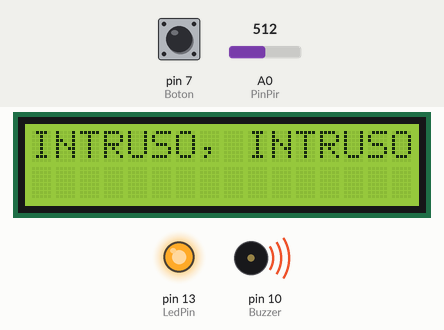
Simulated run of this sketch. Board: Arduino Uno, built with avr-gcc and run on an emulated ATmega328P. Shown: 16×2 character LCD, output pins drawn as LEDs (lit = HIGH), buzzer (waves = sounding, pin HIGH). The inputs (shaded band) are chosen by the test bench; at power-on: pin 7 (Boton) LOW, A0 (PinPir) = 512. What the sketch prints to the serial monitor is not drawn.

Above: at 1.2 s.
1.3 s: pin 7 (Boton) pulled HIGH for 0.15 s
At 2.0 s:
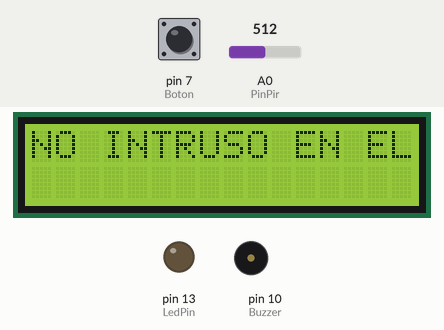
3.8 s: pin 7 (Boton) pulled HIGH for 1 s
At 5.7 s:
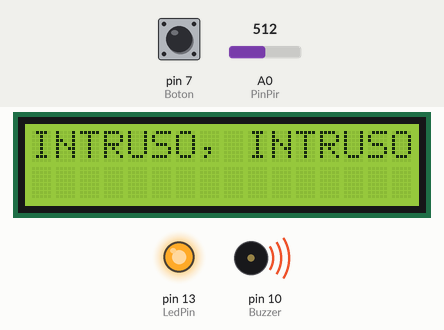
7.8 s: A0 (PinPir) set to 493
Timing chart, 0 to 10.8 s (numbered marks = the images above; inputs shaded):
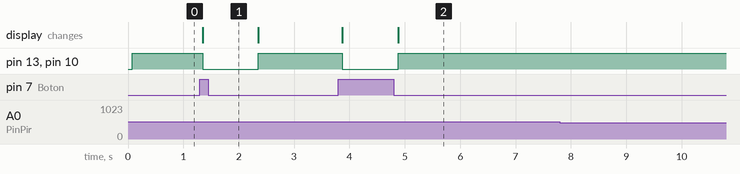

Measured:
- after the input at 1.3 s, pin 13 (LedPin), pin 10 (Buzzer): HIGH → LOW after 0.05 s, → HIGH 1.0 s later; the display: changes after 0.05 s (image 1)
- after the input at 3.8 s, pin 13 (LedPin), pin 10 (Buzzer): HIGH → LOW after 0.07 s, → HIGH 1.0 s later; the display: first changes after 0.07 s (image 2 shows a later state)
- after the input at 7.8 s, every drawn part: stays the same

The sketch:

AlarmaPir.ino
```cpp
#include <LiquidCrystal.h>
LiquidCrystal lcd(11, 12, 5, 4, 3, 2);

int PinPir = A0;
int LedPin = 13;
int Buzzer = 10;
int Boton = 7;


void setup() {
  Serial.begin(9600);
  lcd.begin(16, 2);
  lcd.clear();
  lcd.setCursor(0, 0);
  lcd.print("INICIANDO APLICACION!!");
  pinMode(Boton, INPUT);
  pinMode(PinPir, INPUT);
  pinMode(LedPin, OUTPUT);
  pinMode(Buzzer, OUTPUT);
  digitalWrite(PinPir, 0);
  digitalWrite(Buzzer, 0);

}

void loop() {
  int ValorSensor = analogRead(PinPir);
  int ValorBoton = digitalRead(Boton);

  Serial.print("ValorSensor ");
  Serial.print(ValorSensor);
  Serial.print(" ValorBoton ");
  Serial.println(ValorBoton);

  if (ValorSensor > 500) {
    Serial.println("Intruso");
    lcd.clear();
    lcd.setCursor(0, 0);
    lcd.print("INTRUSO, INTRUSO!!");
    digitalWrite(Buzzer, 1);
    digitalWrite(LedPin, 1);

  }

  if (ValorBoton == 1) {
    lcd.clear();
    lcd.setCursor(0, 0);
    lcd.print("NO INTRUSO EN EL CECLA!!");
    digitalWrite(Buzzer, 0);
    digitalWrite(LedPin, 0);
    delay(1000);
  }
}
```
